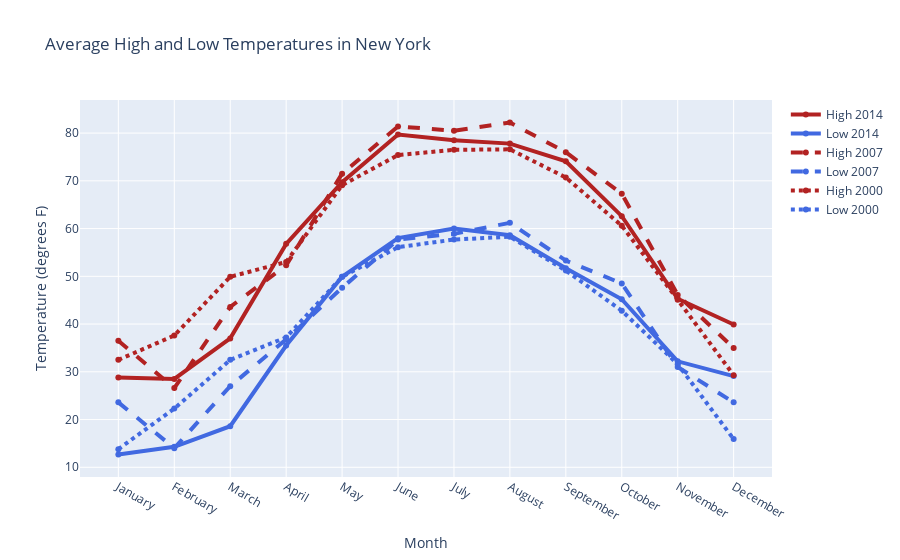

This figure's notebook cell:
### Code cell
import plotly.graph_objects as go

# Add data
month = ['January', 'February', 'March', 'April', 'May', 'June', 'July',
         'August', 'September', 'October', 'November', 'December']
high_2000 = [32.5, 37.6, 49.9, 53.0, 69.1, 75.4, 76.5, 76.6, 70.7, 60.6, 45.1, 29.3]
low_2000 = [13.8, 22.3, 32.5, 37.2, 49.9, 56.1, 57.7, 58.3, 51.2, 42.8, 31.6, 15.9]
high_2007 = [36.5, 26.6, 43.6, 52.3, 71.5, 81.4, 80.5, 82.2, 76.0, 67.3, 46.1, 35.0]
low_2007 = [23.6, 14.0, 27.0, 36.8, 47.6, 57.7, 58.9, 61.2, 53.3, 48.5, 31.0, 23.6]
high_2014 = [28.8, 28.5, 37.0, 56.8, 69.7, 79.7, 78.5, 77.8, 74.1, 62.6, 45.3, 39.9]
low_2014 = [12.7, 14.3, 18.6, 35.5, 49.9, 58.0, 60.0, 58.6, 51.7, 45.2, 32.2, 29.1]

fig = go.Figure()
# Create and style traces
fig.add_trace(go.Scatter(x=month, y=high_2014, name='High 2014',
                         line=dict(color='firebrick', width=4)))
fig.add_trace(go.Scatter(x=month, y=low_2014, name = 'Low 2014',
                         line=dict(color='royalblue', width=4)))
fig.add_trace(go.Scatter(x=month, y=high_2007, name='High 2007',
                         line=dict(color='firebrick', width=4,
                              dash='dash') # dash options include 'dash', 'dot', and 'dashdot'
))
fig.add_trace(go.Scatter(x=month, y=low_2007, name='Low 2007',
                         line = dict(color='royalblue', width=4, dash='dash')))
fig.add_trace(go.Scatter(x=month, y=high_2000, name='High 2000',
                         line = dict(color='firebrick', width=4, dash='dot')))
fig.add_trace(go.Scatter(x=month, y=low_2000, name='Low 2000',
                         line=dict(color='royalblue', width=4, dash='dot')))

# Edit the layout
fig.update_layout(title='Average High and Low Temperatures in New York',
                   xaxis_title='Month',
                   yaxis_title='Temperature (degrees F)')


fig.show()

### Figure 1 — Plotly figure (JSON) as saved in the notebook; plotly's stock layout.template omitted (floating-point values rounded to 4 significant figures)
{"data": [{"line": {"color": "firebrick", "width": 4}, "name": "High 2014", "type": "scatter", "x": ["January", "February", "March", "April", "May", "June", "July", "August", "September", "October", "November", "December"], "y": [28.8, 28.5, 37, 56.8, 69.7, 79.7, 78.5, 77.8, 74.1, 62.6, 45.3, 39.9]}, {"line": {"color": "royalblue", "width": 4}, "name": "Low 2014", "type": "scatter", "x": ["January", "February", "March", "April", "May", "June", "July", "August", "September", "October", "November", "December"], "y": [12.7, 14.3, 18.6, 35.5, 49.9, 58, 60, 58.6, 51.7, 45.2, 32.2, 29.1]}, {"line": {"color": "firebrick", "dash": "dash", "width": 4}, "name": "High 2007", "type": "scatter", "x": ["January", "February", "March", "April", "May", "June", "July", "August", "September", "October", "November", "December"], "y": [36.5, 26.6, 43.6, 52.3, 71.5, 81.4, 80.5, 82.2, 76, 67.3, 46.1, 35]}, {"line": {"color": "royalblue", "dash": "dash", "width": 4}, "name": "Low 2007", "type": "scatter", "x": ["January", "February", "March", "April", "May", "June", "July", "August", "September", "October", "November", "December"], "y": [23.6, 14, 27, 36.8, 47.6, 57.7, 58.9, 61.2, 53.3, 48.5, 31, 23.6]}, {"line": {"color": "firebrick", "dash": "dot", "width": 4}, "name": "High 2000", "type": "scatter", "x": ["January", "February", "March", "April", "May", "June", "July", "August", "September", "October", "November", "December"], "y": [32.5, 37.6, 49.9, 53, 69.1, 75.4, 76.5, 76.6, 70.7, 60.6, 45.1, 29.3]}, {"line": {"color": "royalblue", "dash": "dot", "width": 4}, "name": "Low 2000", "type": "scatter", "x": ["January", "February", "March", "April", "May", "June", "July", "August", "September", "October", "November", "December"], "y": [13.8, 22.3, 32.5, 37.2, 49.9, 56.1, 57.7, 58.3, 51.2, 42.8, 31.6, 15.9]}], "layout": {"title": {"text": "Average High and Low Temperatures in New York"}, "xaxis": {"title": {"text": "Month"}}, "yaxis": {"title": {"text": "Temperature (degrees F)"}}}}
